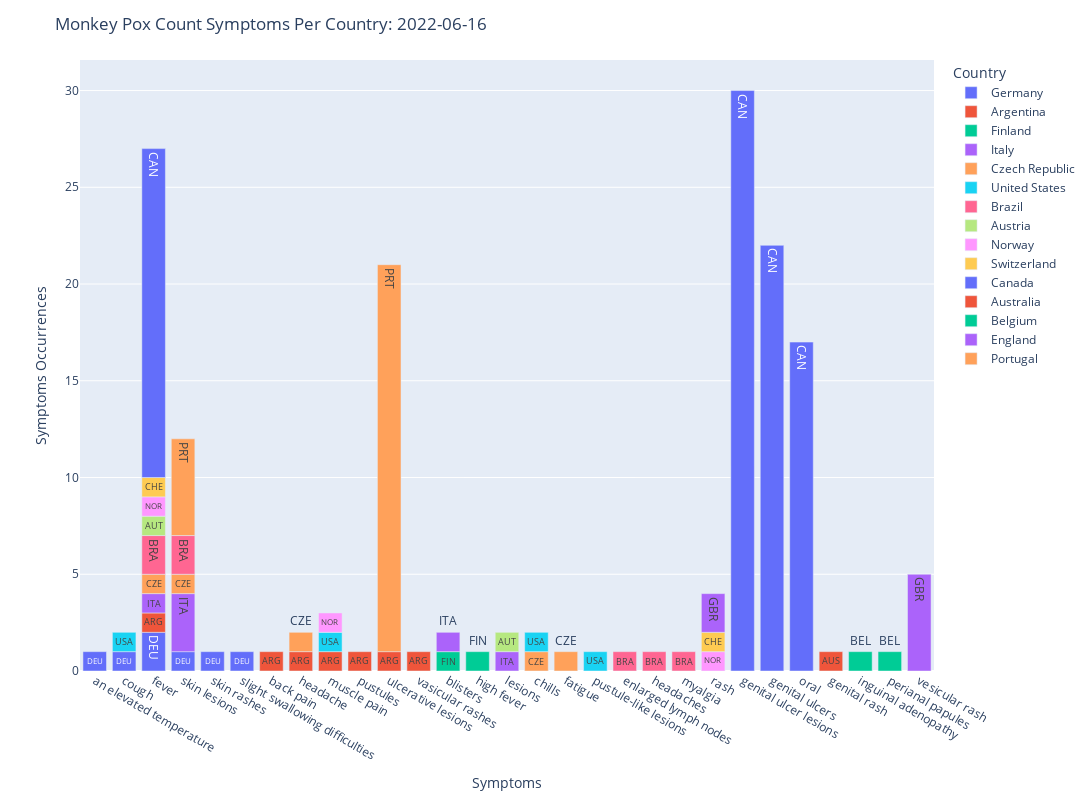

Notebook code cell kept with this figure:
### Code cell
fig6 = px.bar(count_sym_df, x="Symptoms", y="Symptoms_count", text='Country_ISO3',
                color='Country',
                labels={'Symptoms_count':'Symptoms Occurrences'})

fig6.update_layout(
    width=1920,
    height=800,
    title_text=f'Monkey Pox Count Symptoms Per Country: {date}'
)

fig6.show()

### Figure 1 — Plotly figure (JSON) as saved in the notebook; plotly's stock layout.template omitted (floating-point values rounded to 4 significant figures)
{"data": [{"alignmentgroup": "True", "hovertemplate": "Country=Germany<br>Symptoms=%{x}<br>Symptoms Occurrences=%{y}<br>Country_ISO3=%{text}<extra></extra>", "legendgroup": "Germany", "marker": {"color": "#636efa", "pattern": {"shape": ""}}, "name": "Germany", "offsetgroup": "Germany", "orientation": "v", "showlegend": true, "text": ["DEU", "DEU", "DEU", "DEU", "DEU", "DEU"], "textposition": "auto", "type": "bar", "x": ["an elevated temperature", "cough", "fever", "skin lesions", "skin rashes", "slight swallowing difficulties"], "xaxis": "x", "y": [1, 1, 2, 1, 1, 1], "yaxis": "y"}, {"alignmentgroup": "True", "hovertemplate": "Country=Argentina<br>Symptoms=%{x}<br>Symptoms Occurrences=%{y}<br>Country_ISO3=%{text}<extra></extra>", "legendgroup": "Argentina", "marker": {"color": "#EF553B", "pattern": {"shape": ""}}, "name": "Argentina", "offsetgroup": "Argentina", "orientation": "v", "showlegend": true, "text": ["ARG", "ARG", "ARG", "ARG", "ARG", "ARG", "ARG"], "textposition": "auto", "type": "bar", "x": ["back pain", "fever", "headache", "muscle pain", "pustules", "ulcerative lesions", "vasicular rashes"], "xaxis": "x", "y": [1, 1, 1, 1, 1, 1, 1], "yaxis": "y"}, {"alignmentgroup": "True", "hovertemplate": "Country=Finland<br>Symptoms=%{x}<br>Symptoms Occurrences=%{y}<br>Country_ISO3=%{text}<extra></extra>", "legendgroup": "Finland", "marker": {"color": "#00cc96", "pattern": {"shape": ""}}, "name": "Finland", "offsetgroup": "Finland", "orientation": "v", "showlegend": true, "text": ["FIN", "FIN"], "textposition": "auto", "type": "bar", "x": ["blisters", "high fever"], "xaxis": "x", "y": [1, 1], "yaxis": "y"}, {"alignmentgroup": "True", "hovertemplate": "Country=Italy<br>Symptoms=%{x}<br>Symptoms Occurrences=%{y}<br>Country_ISO3=%{text}<extra></extra>", "legendgroup": "Italy", "marker": {"color": "#ab63fa", "pattern": {"shape": ""}}, "name": "Italy", "offsetgroup": "Italy", "orientation": "v", "showlegend": true, "text": ["ITA", "ITA", "ITA", "ITA"], "textposition": "auto", "type": "bar", "x": ["blisters", "fever", "lesions", "skin lesions"], "xaxis": "x", "y": [1, 1, 1, 3], "yaxis": "y"}, {"alignmentgroup": "True", "hovertemplate": "Country=Czech Republic<br>Symptoms=%{x}<br>Symptoms Occurrences=%{y}<br>Country_ISO3=%{text}<extra></extra>", "legendgroup": "Czech Republic", "marker": {"color": "#FFA15A", "pattern": {"shape": ""}}, "name": "Czech Republic", "offsetgroup": "Czech Republic", "orientation": "v", "showlegend": true, "text": ["CZE", "CZE", "CZE", "CZE", "CZE"], "textposition": "auto", "type": "bar", "x": ["chills", "fatigue", "fever", "headache", "skin lesions"], "xaxis": "x", "y": [1, 1, 1, 1, 1], "yaxis": "y"}, {"alignmentgroup": "True", "hovertemplate": "Country=United States<br>Symptoms=%{x}<br>Symptoms Occurrences=%{y}<br>Country_ISO3=%{text}<extra></extra>", "legendgroup": "United States", "marker": {"color": "#19d3f3", "pattern": {"shape": ""}}, "name": "United States", "offsetgroup": "United States", "orientation": "v", "showlegend": true, "text": ["USA", "USA", "USA", "USA"], "textposition": "auto", "type": "bar", "x": ["chills", "cough", "muscle pain", "pustule-like lesions"], "xaxis": "x", "y": [1, 1, 1, 1], "yaxis": "y"}, {"alignmentgroup": "True", "hovertemplate": "Country=Brazil<br>Symptoms=%{x}<br>Symptoms Occurrences=%{y}<br>Country_ISO3=%{text}<extra></extra>", "legendgroup": "Brazil", "marker": {"color": "#FF6692", "pattern": {"shape": ""}}, "name": "Brazil", "offsetgroup": "Brazil", "orientation": "v", "showlegend": true, "text": ["BRA", "BRA", "BRA", "BRA", "BRA"], "textposition": "auto", "type": "bar", "x": ["enlarged lymph nodes", "fever", "headaches", "myalgia", "skin lesions"], "xaxis": "x", "y": [1, 2, 1, 1, 2], "yaxis": "y"}, {"alignmentgroup": "True", "hovertemplate": "Country=Austria<br>Symptoms=%{x}<br>Symptoms Occurrences=%{y}<br>Country_ISO3=%{text}<extra></extra>", "legendgroup": "Austria", "marker": {"color": "#B6E880", "pattern": {"shape": ""}}, "name": "Austria", "offsetgroup": "Austria", "orientation": "v", "showlegend": true, "text": ["AUT", "AUT"], "textposition": "auto", "type": "bar", "x": ["fever", "lesions"], "xaxis": "x", "y": [1, 1], "yaxis": "y"}, {"alignmentgroup": "True", "hovertemplate": "Country=Norway<br>Symptoms=%{x}<br>Symptoms Occurrences=%{y}<br>Country_ISO3=%{text}<extra></extra>", "legendgroup": "Norway", "marker": {"color": "#FF97FF", "pattern": {"shape": ""}}, "name": "Norway", "offsetgroup": "Norway", "orientation": "v", "showlegend": true, "text": ["NOR", "NOR", "NOR"], "textposition": "auto", "type": "bar", "x": ["fever", "muscle pain", "rash"], "xaxis": "x", "y": [1, 1, 1], "yaxis": "y"}, {"alignmentgroup": "True", "hovertemplate": "Country=Switzerland<br>Symptoms=%{x}<br>Symptoms Occurrences=%{y}<br>Country_ISO3=%{text}<extra></extra>", "legendgroup": "Switzerland", "marker": {"color": "#FECB52", "pattern": {"shape": ""}}, "name": "Switzerland", "offsetgroup": "Switzerland", "orientation": "v", "showlegend": true, "text": ["CHE", "CHE"], "textposition": "auto", "type": "bar", "x": ["fever", "rash"], "xaxis": "x", "y": [1, 1], "yaxis": "y"}, {"alignmentgroup": "True", "hovertemplate": "Country=Canada<br>Symptoms=%{x}<br>Symptoms Occurrences=%{y}<br>Country_ISO3=%{text}<extra></extra>", "legendgroup": "Canada", "marker": {"color": "#636efa", "pattern": {"shape": ""}}, "name": "Canada", "offsetgroup": "Canada", "orientation": "v", "showlegend": true, "text": ["CAN", "CAN", "CAN", "CAN"], "textposition": "auto", "type": "bar", "x": ["fever", "genital ulcer lesions", "genital ulcers", "oral"], "xaxis": "x", "y": [17, 30, 22, 17], "yaxis": "y"}, {"alignmentgroup": "True", "hovertemplate": "Country=Australia<br>Symptoms=%{x}<br>Symptoms Occurrences=%{y}<br>Country_ISO3=%{text}<extra></extra>", "legendgroup": "Australia", "marker": {"color": "#EF553B", "pattern": {"shape": ""}}, "name": "Australia", "offsetgroup": "Australia", "orientation": "v", "showlegend": true, "text": ["AUS"], "textposition": "auto", "type": "bar", "x": ["genital rash"], "xaxis": "x", "y": [1], "yaxis": "y"}, {"alignmentgroup": "True", "hovertemplate": "Country=Belgium<br>Symptoms=%{x}<br>Symptoms Occurrences=%{y}<br>Country_ISO3=%{text}<extra></extra>", "legendgroup": "Belgium", "marker": {"color": "#00cc96", "pattern": {"shape": ""}}, "name": "Belgium", "offsetgroup": "Belgium", "orientation": "v", "showlegend": true, "text": ["BEL", "BEL"], "textposition": "auto", "type": "bar", "x": ["inguinal adenopathy", "perianal papules"], "xaxis": "x", "y": [1, 1], "yaxis": "y"}, {"alignmentgroup": "True", "hovertemplate": "Country=England<br>Symptoms=%{x}<br>Symptoms Occurrences=%{y}<br>Country_ISO3=%{text}<extra></extra>", "legendgroup": "England", "marker": {"color": "#ab63fa", "pattern": {"shape": ""}}, "name": "England", "offsetgroup": "England", "orientation": "v", "showlegend": true, "text": ["GBR", "GBR"], "textposition": "auto", "type": "bar", "x": ["rash", "vesicular rash"], "xaxis": "x", "y": [2, 5], "yaxis": "y"}, {"alignmentgroup": "True", "hovertemplate": "Country=Portugal<br>Symptoms=%{x}<br>Symptoms Occurrences=%{y}<br>Country_ISO3=%{text}<extra></extra>", "legendgroup": "Portugal", "marker": {"color": "#FFA15A", "pattern": {"shape": ""}}, "name": "Portugal", "offsetgroup": "Portugal", "orientation": "v", "showlegend": true, "text": ["PRT", "PRT"], "textposition": "auto", "type": "bar", "x": ["skin lesions", "ulcerative lesions"], "xaxis": "x", "y": [5, 20], "yaxis": "y"}], "layout": {"barmode": "relative", "height": 800, "legend": {"title": {"text": "Country"}, "tracegroupgap": 0}, "margin": {"t": 60}, "title": {"text": "Monkey Pox Count Symptoms Per Country: 2022-06-16"}, "width": 1920, "xaxis": {"anchor": "y", "domain": [0, 1], "title": {"text": "Symptoms"}}, "yaxis": {"anchor": "x", "domain": [0, 1], "title": {"text": "Symptoms Occurrences"}}}}
